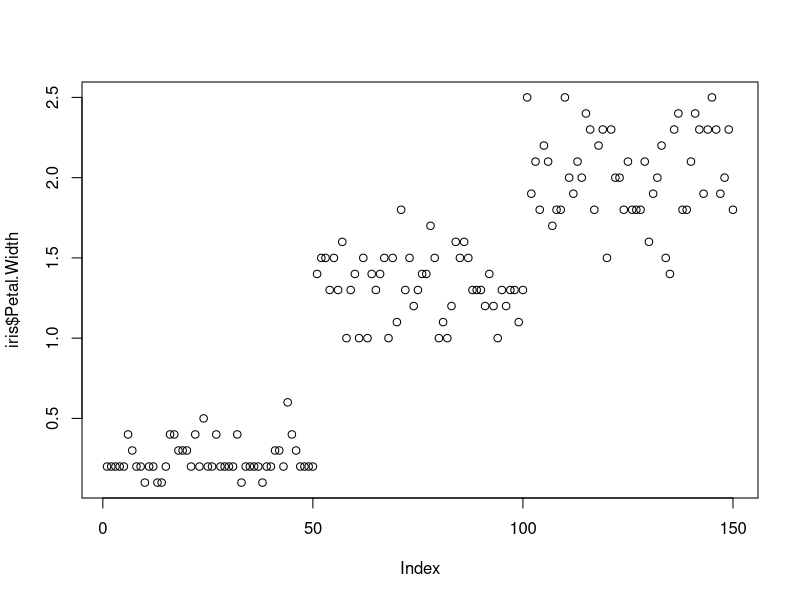
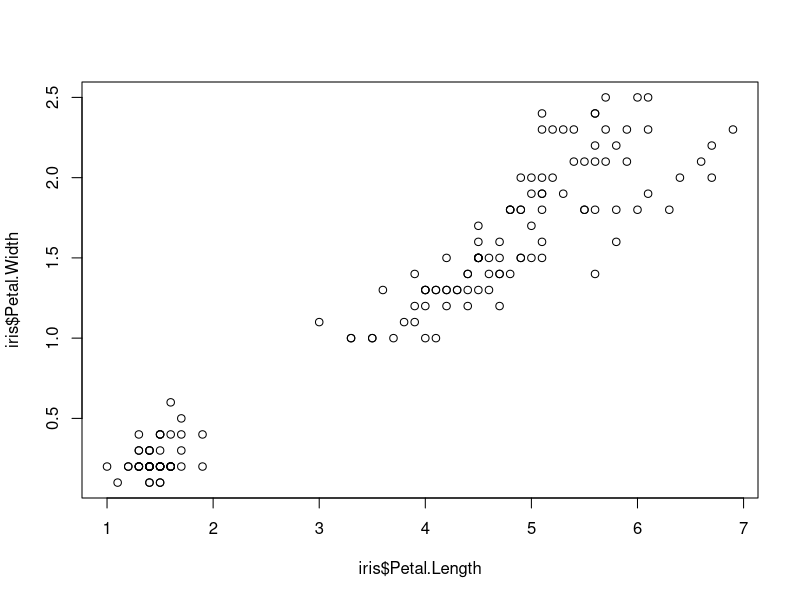
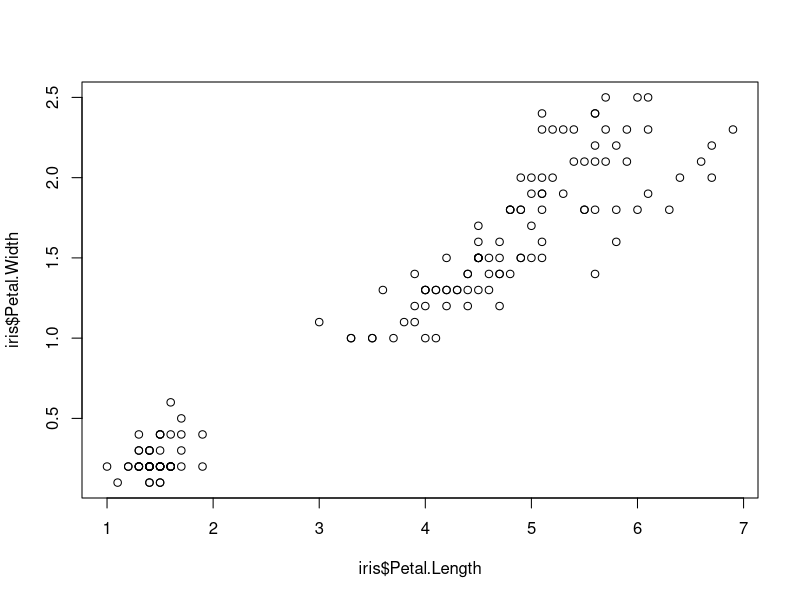
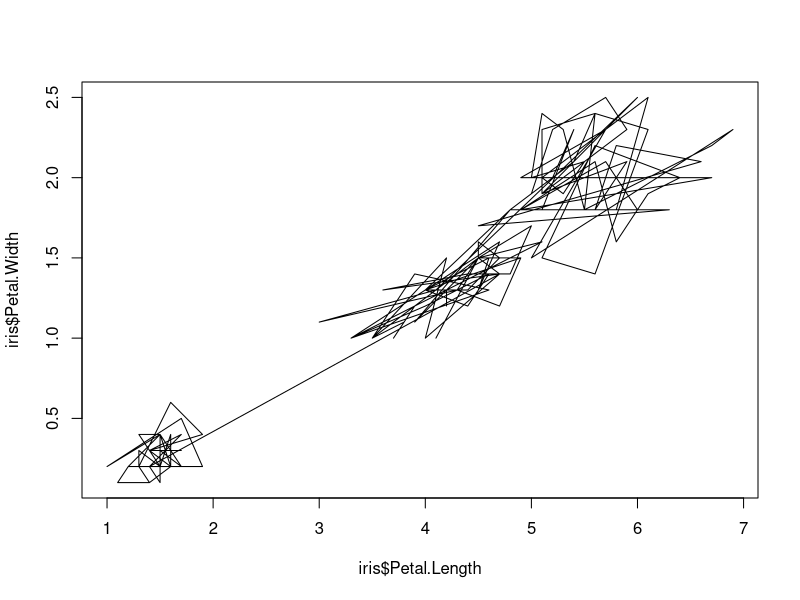
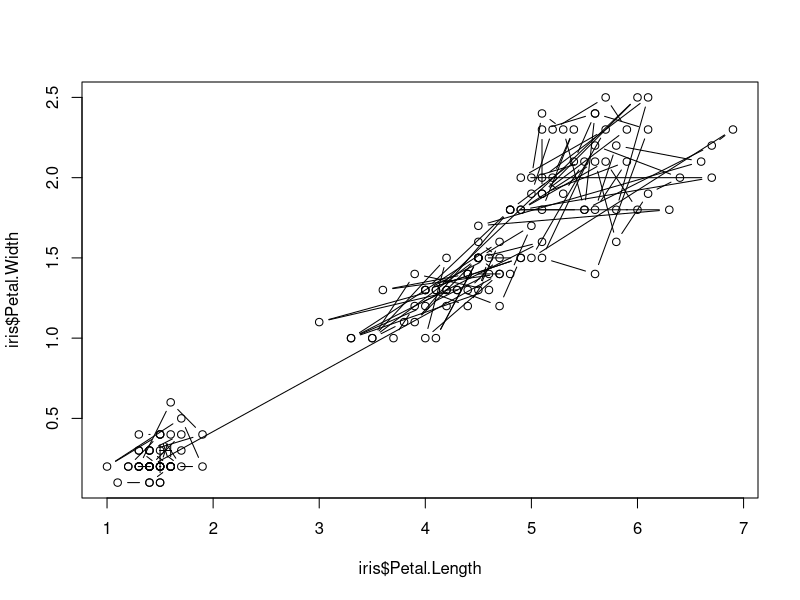
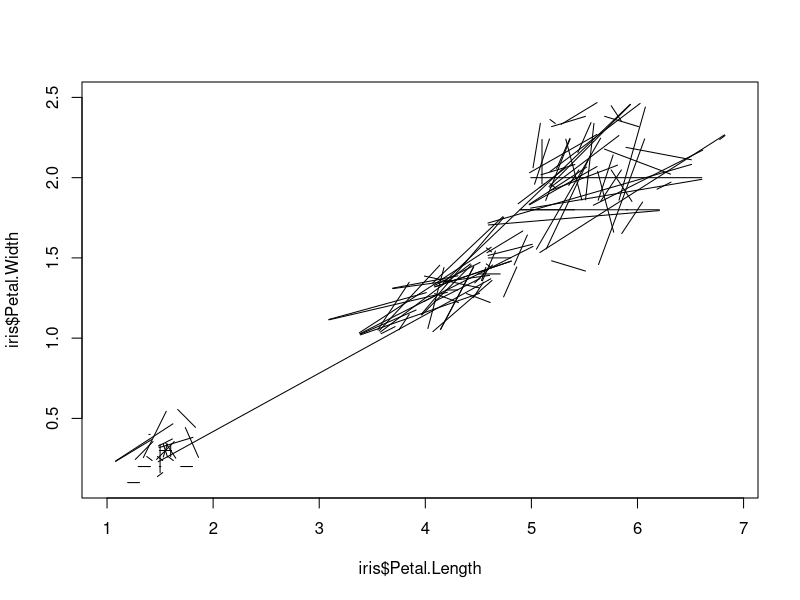
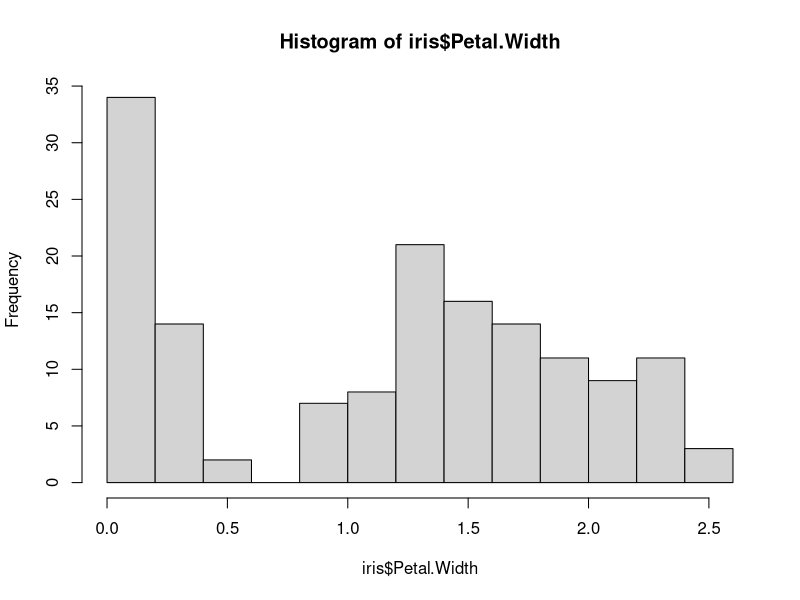
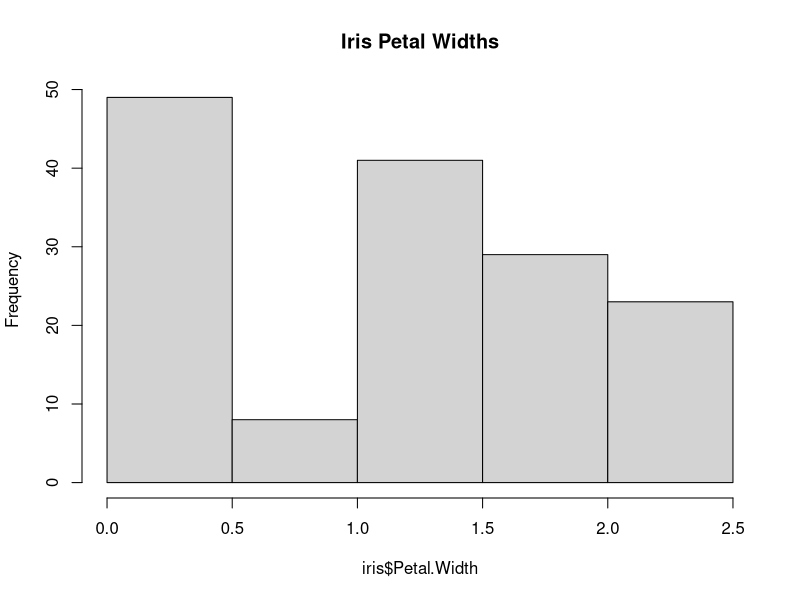

Recreate these plots in R, in order.
## ---- chunk 1
knitr::opts_chunk$set(echo = TRUE)
## ---- chunk 2
2+2
## ---- chunk 3
log(1)

exp(1)

sqrt(4)

2^2

pi
## ---- chunk 4
#add your own arithmetic operations here, below this line



## ---- chunk 5
my_obj<-48

my_obj
## ---- chunk 6
my_obj2 <- "R is cool"

my_obj2
## ---- chunk 7
my_obj3 <- "R is cool"

my_obj3
## ---- chunk 8
my_obj2 <- 1024

my_obj2
## ---- chunk 9
#create a numeric object brlow


#call the object below


#create a character object below


#call the object below


## ---- chunk 10
my_obj3 <- my_obj + my_obj2

my_obj3
## ---- chunk 11
char_obj <- "hello"
char_obj2 <- "world!"

#your code below

## ---- chunk 12
my_vec <- c(2, 3, 1, 6, 4, 3, 3, 7)
## ---- chunk 13
my_vec
## ---- chunk 14
mean(my_vec)    # returns the mean of my_vec
var(my_vec)     # returns the variance of my_vec
sd(my_vec)      # returns the standard deviation of my_vec
length(my_vec)  # returns the number of elements in my_vec
## ---- chunk 15
vec_mean <- mean(my_vec)    # returns the mean of my_vec
vec_mean
## ---- chunk 16
my_seq <- 1:10     # create regular sequence
my_seq

my_seq2 <- 10:1    # in decending order
my_seq2

my_seq2 <- seq(from = 1, to = 5, by = 0.5)
my_seq2
## ---- chunk 17
my_seq3 <- rep(2, times = 10)   # repeats 2, 10 times
my_seq3

my_seq4 <- rep("abc", times = 3)    # repeats ‘abc’ 3 times 
my_seq4

my_seq5 <- rep(1:5, times = 3)  # repeats the series 1 to 5, 3 times
my_seq5

my_seq6 <- rep(1:5, each = 3)   # repeats each element of the series 3 times
my_seq6
## ---- chunk 18
my_seq7 <- rep(c(3, 1, 10, 7), each = 3) # repeats each 
                                         # element of the 
                                         # series 3 times
my_seq7
## ---- chunk 19
in_vec <- c(3, 1, 10, 7)
my_seq7 <- rep(in_vec, each = 3)    # repeats each element of 
                                  # the series 3 times
my_seq7
## ---- chunk 20
my_function<-function(x){x*3-2}
## ---- chunk 21
my_function(x=1)

my_function(x=-2)

my_function(x=pi)
## ---- chunk 22
my_function_2<-function(x, y){x*2 + y*3}

my_function_2(x=1, y=1)

my_function_2(x=1, y=2)

my_function_2(x=25, y=100)
  
## ---- chunk 23
my_function_3<-function(input1, input2){input1*2 + input2*3}

my_function_3(input1=25, input2=100)
  
## ---- chunk 24
my_function_2(25, 100)
## ---- chunk 25
#your function below

## ---- chunk 26
print(sd)
## ---- chunk 27
my_vec        # remind ourselves what my_vec looks like

my_vec[3]     # extract the 3rd value

# if you want to store this value in another object
val_3 <- my_vec[3]
val_3
## ---- chunk 28
my_vec[c(1, 5, 6, 8)]

my_vec[3:8]
## ---- chunk 29
my_vec[my_vec > 4]
## ---- chunk 30
my_vec > 4
## ---- chunk 31
my_vec[c(FALSE, FALSE, FALSE, TRUE, FALSE, FALSE, FALSE, TRUE)]
## ---- chunk 32
my_vec[my_vec >= 4]        # values greater or equal to 4

my_vec[my_vec < 4]         # values less than 4

my_vec[my_vec <= 4]        # values less than or equal to 4

my_vec[my_vec == 4]        # values equal to 4

my_vec[my_vec != 4]        # values not equal to 4
## ---- chunk 33
#your code here


## ---- chunk 34
val26 <- my_vec[my_vec < 6 & my_vec > 2]
val26
## ---- chunk 35
val63 <- my_vec[my_vec > 6 | my_vec < 3]
val63
## ---- chunk 36
my_vec

my_vec[4] <- 500

my_vec
## ---- chunk 37
# replace the 6th and 7th element with 100
my_vec[c(6, 7)] <- 100
my_vec


# replace element that are less than or equal to 4 with 1000
my_vec[my_vec <= 4] <- 1000
my_vec
## ---- chunk 38
vec_sort <- sort(my_vec)
vec_sort
## ---- chunk 39
vec_sort2 <- sort(my_vec, decreasing = TRUE)
vec_sort2

vec_sort3 <- rev(sort(my_vec))
vec_sort3
## ---- chunk 40
height <- c(180, 155, 160, 167, 181)
height


p.names <- c("Joanna", "Charlotte", "Helen", "Karen", "Amy")
p.names
## ---- chunk 41
height_ord <- order(height)
height_ord
## ---- chunk 42
names_ord <- p.names[height_ord]
names_ord
## ---- chunk 43
# create a vector
my_vec2 <- c(3, 5, 7, 1, 9, 20)

# multiply each element by 5
my_vec2 * 5
## ---- chunk 44
# create a second vector
my_vec3 <- c(17, 15, 13, 19, 11, 0)

# add both vectors
my_vec2 + my_vec3


# multiply both vectors
my_vec2 * my_vec3
## ---- chunk 45
# create a third vector
my_vec4 <- c(1, 2)

# add both vectors - quiet recycling!
my_vec2 + my_vec4
## ---- chunk 46
temp  <- c(7.2, NA, 7.1, 6.9, 6.5, 5.8, 5.8, 5.5, NA, 5.5)
temp

mean_temp <- mean(temp)
mean_temp
## ---- chunk 47
help("mean")

?mean()

?mean
## ---- chunk 48
num <- 2.2
class(num)


char <- "hello"
class(char)


logi <- TRUE
class(logi)
## ---- chunk 49
is.numeric(num)


is.character(num)


is.character(char)


is.logical(logi)
## ---- chunk 50
# coerce numeric to character
class(num)
num_char <-  as.character(num)
num_char

class(num_char)

# coerce character to numeric!
class(char)

#try this one and see what happens
char_num <- as.numeric(char)
## ---- chunk 51
my_mat <- matrix(1:16, nrow = 4, byrow = TRUE)
my_mat


my_array <- array(1:16, dim = c(2, 4, 2))
my_array
## ---- chunk 52
rownames(my_mat) <- c("A", "B", "C", "D")
colnames(my_mat) <- c("a", "b", "c", "d")
my_mat
## ---- chunk 53
my_mat_t <- t(my_mat)
my_mat_t

my_mat_diag <- diag(my_mat)
my_mat_diag
## ---- chunk 54
mat.1 <- matrix(c(2, 0, 1, 1), nrow = 2)    # notice that the matrix has been filled 
mat.1                                     # column-wise by default


mat.2 <- matrix(c(1, 1, 0, 2), nrow = 2)
mat.2


mat.1 + mat.2           # matrix addition

mat.1 * mat.2           # element by element products

mat.1 %*% mat.2         # matrix multiplication
## ---- chunk 55
list_1 <- list(c("black", "yellow", "orange"),
               c(TRUE, TRUE, FALSE, TRUE, FALSE, FALSE),
               matrix(1:6, nrow = 3))
list_1
## ---- chunk 56
list_2 <- list(colours = c("black", "yellow", "orange"), 
               evaluation = c(TRUE, TRUE, FALSE, TRUE, FALSE, FALSE), 
               time = matrix(1:6, nrow = 3))
list_2

names(list_1) <- c("colours", "evaluation", "time")
list_1
## ---- chunk 57
iris
## ---- chunk 58
p.height <- c(180, 155, 160, 167, 181)
p.weight <- c(65, 50, 52, 58, 70)
p.names <- c("Joanna", "Charlotte", "Helen", "Karen", "Amy")

dataf <- data.frame(height = p.height, weight = p.weight, names = p.names)
dataf
## ---- chunk 59
dim(dataf)

str(dataf)   
## ---- chunk 60
p.height <- c(180, 155, 160, 167, 181)
p.weight <- c(65, 50, 52, 58, 70)
p.names <- c("Joanna", "Charlotte", "Helen", "Karen", "Amy")

dataf <- data.frame(height = p.height, weight = p.weight, names = p.names, 
                                        stringsAsFactors = TRUE)
str(dataf)
## ---- chunk 61
#remind ourselves the structure of the dataset
#the function head() returns just the first parts of a vector, data, table, or dataframe
head(iris)
## ---- chunk 62
#access the species 
iris$Species
## ---- chunk 63
iris_pl<-iris$Petal.Length

mean(iris_pl)
## ---- chunk 64
mean(iris$Petal.Length)

summary(iris$Petal.Length)
## ---- chunk 65
iris[1, 3]


# this would give you the same
iris$Petal.Length[1]
## ---- chunk 66
iris[1:5, 1:3]
## ---- chunk 67
iris[c(1, 5, 12, 30), c(1, 3, 5)]
## ---- chunk 68
iris[1:8, ]
## ---- chunk 69
iris[, 1:3]
## ---- chunk 70
iris[-(1:10), -c(2, 3)]
## ---- chunk 71
iris[1:5, c("Petal.Width", "Species")]
## ---- chunk 72
wide_petals <- iris[iris$Petal.Width > 0.5, ]
## ---- chunk 73
iris$Petal.Width > 0.5
## ---- chunk 74
iris[iris$Petal.Width >= 0.5, ]        # values greater or equal to 0.5

iris[iris$Petal.Width <= 0.5, ]          # values less than or equal to 0.5

iris[iris$Petal.Width == 0.5, ]          # values  equal to 0.5

iris[iris$Petal.Width != 0.5, ]          # values  not equal to 0.5
## ---- chunk 75
iris_setosas <- iris[iris$Species == "setosa", ]        
iris_setosas
## ---- chunk 76
iris_others <- iris[iris$Species != "setosa", ]        
iris_others
## ---- chunk 77
iris[iris$Petal.Width>=0.5 & iris$Species=="virginica" & iris$Petal.Length<5.3, ]
## ---- chunk 78
iris[iris$Petal.Length>6 | iris$Petal.Length<1.3, ]
## ---- chunk 79
my_subset<-subset(iris, Species == "setosa" & Petal.Length == 1.2)
my_subset
## ---- chunk 80
my_subset<-subset(iris, Species == "setosa" & Petal.Length == 1.2,
                  select=c("Sepal.Length", "Sepal.Width"))
my_subset
## ---- chunk 81
# rbind for rows
df1 <- data.frame(id = 1:4, height = c(120, 150, 132, 122),
                        weight = c(44, 56, 49, 45))
df1


df2 <- data.frame(id = 5:6, height = c(119, 110),
                        weight = c(39, 35))
df2


df3 <- data.frame(id = 1:4, height = c(120, 150, 132, 122),
                        weight = c(44, 56, 49, 45))
df3


df4 <- data.frame(location = c("UK", "CZ", "CZ", "UK"))
df4
## ---- chunk 82
df_rcomb <- rbind(df1, df2)
df_rcomb
## ---- chunk 83
df_ccomb <- cbind(df3, df4)
df_ccomb
## ---- chunk 84
df_rcomb$height_log10 <- log10(df_rcomb$height)
df_rcomb
## ---- chunk 85
df_rcomb$Fid <- factor(df_rcomb$id)
df_rcomb

str(df_rcomb)
## ---- chunk 86
plot(iris$Petal.Width)
## ---- chunk 87
plot(y=iris$Petal.Width, x=iris$Petal.Length)
## ---- chunk 88
plot(iris$Petal.Width~iris$Petal.Length)
## ---- chunk 89
plot(iris$Petal.Width~iris$Petal.Length, type="l")

plot(iris$Petal.Width~iris$Petal.Length, type="b")

plot(iris$Petal.Width~iris$Petal.Length, type="c")
## ---- chunk 90
hist(iris$Petal.Width)
## ---- chunk 91
max_val<-max(iris$Petal.Width)

brk <- seq(from = 0, to = max_val, by = 0.5)

hist(iris$Petal.Width, breaks = brk, main = "Iris Petal Widths")
## ---- chunk 92
boxplot(iris$Petal.Length, ylab = "Petal Length (cm)")
## ---- chunk 93
boxplot(Petal.Length ~ Species, data = iris, 
         ylab = "Petal Length (cm)", xlab = "Species")
## ---- chunk 94
#if you do not have ggplot2 installed already, un-comment the following line and run this code snippet

#install.packages('ggplot2')
## ---- chunk 95
library(ggplot2)
## ---- chunk 96
ggplot()
## ---- chunk 97
ggplot(data=iris, mapping=aes(x=Petal.Length, y=Petal.Width))
## ---- chunk 98
ggplot(data=iris, mapping=aes(x=Petal.Length, y=Petal.Width))+
  geom_point()
## ---- chunk 99
ggplot(data=iris, mapping=aes(x=Petal.Length, y=Petal.Width))+
  geom_point()+
  geom_line()
## ---- chunk 100
ggplot(data=iris, mapping=aes(x=Petal.Length, y=Petal.Width))+
  geom_point()+
  geom_smooth()
## ---- chunk 101
ggplot(data=iris, mapping=aes(x=Petal.Length, y=Petal.Width))+
  geom_point()+
  geom_smooth(method="lm", se=FALSE)
## ---- chunk 102
#species mapped to color
ggplot(data=iris, mapping=aes(x=Petal.Length, y=Petal.Width,
                              color=Species))+
  geom_point()

#species mapped to shape. note you do not need to include "mapping="; ggplot understands this by default
ggplot(data=iris, aes(x=Petal.Length, y=Petal.Width,
                              shape=Species))+
  geom_point()
## ---- chunk 103
#species mapped to color
ggplot(data=iris, aes(x=Species, y=Petal.Width,
                              color=Species))+
  geom_point()
## ---- chunk 104
ggplot(data=iris, aes(x=Petal.Length, y=Petal.Width, color=Species))+
  geom_point()+
  geom_smooth(method="lm", se=FALSE)
## ---- chunk 105
ggplot(data=iris, aes(x=Petal.Length, y=Petal.Width))+
  geom_point()+
  geom_smooth(aes(color=Species), method="lm", se=FALSE)
## ---- chunk 106
ggplot(data=iris, aes(x=Petal.Length, y=Petal.Width))+
  geom_point()+
  geom_smooth(aes(color=Species), method="lm", se=FALSE)+
  facet_wrap(~Species)
## ---- chunk 107
ggplot(data=iris, aes(x=Petal.Length, y=Petal.Width))+
  geom_point(aes(size=Sepal.Width))+
  geom_smooth(aes(color=Species), method="lm", se=FALSE)+
  facet_wrap(~Species)
## ---- chunk 108
#make a boxplot
ggplot(data=iris, aes(x=Petal.Length, y=Petal.Width, color=Species))+
  geom_boxplot()

#make a histogram
ggplot(data=iris, aes(x=Petal.Width, color=Species))+
  geom_histogram()

#make a density plot
ggplot(data=iris, aes(x=Petal.Width, color=Species))+
  geom_density()
## ---- chunk 109
setosa_petal_length<-iris[iris$Species=="setosa", "Petal.Length"]
setosa_petal_length

versicolor_petal_length<-iris[iris$Species=="versicolor", "Petal.Length"]
versicolor_petal_length

t.test(versicolor_petal_length, setosa_petal_length)
## ---- chunk 110
model<-aov(data=iris, Petal.Length~Species)

summary(model)
## ---- chunk 111
lin_model<-lm(data=iris, Petal.Width~Petal.Length)

summary(lin_model)
